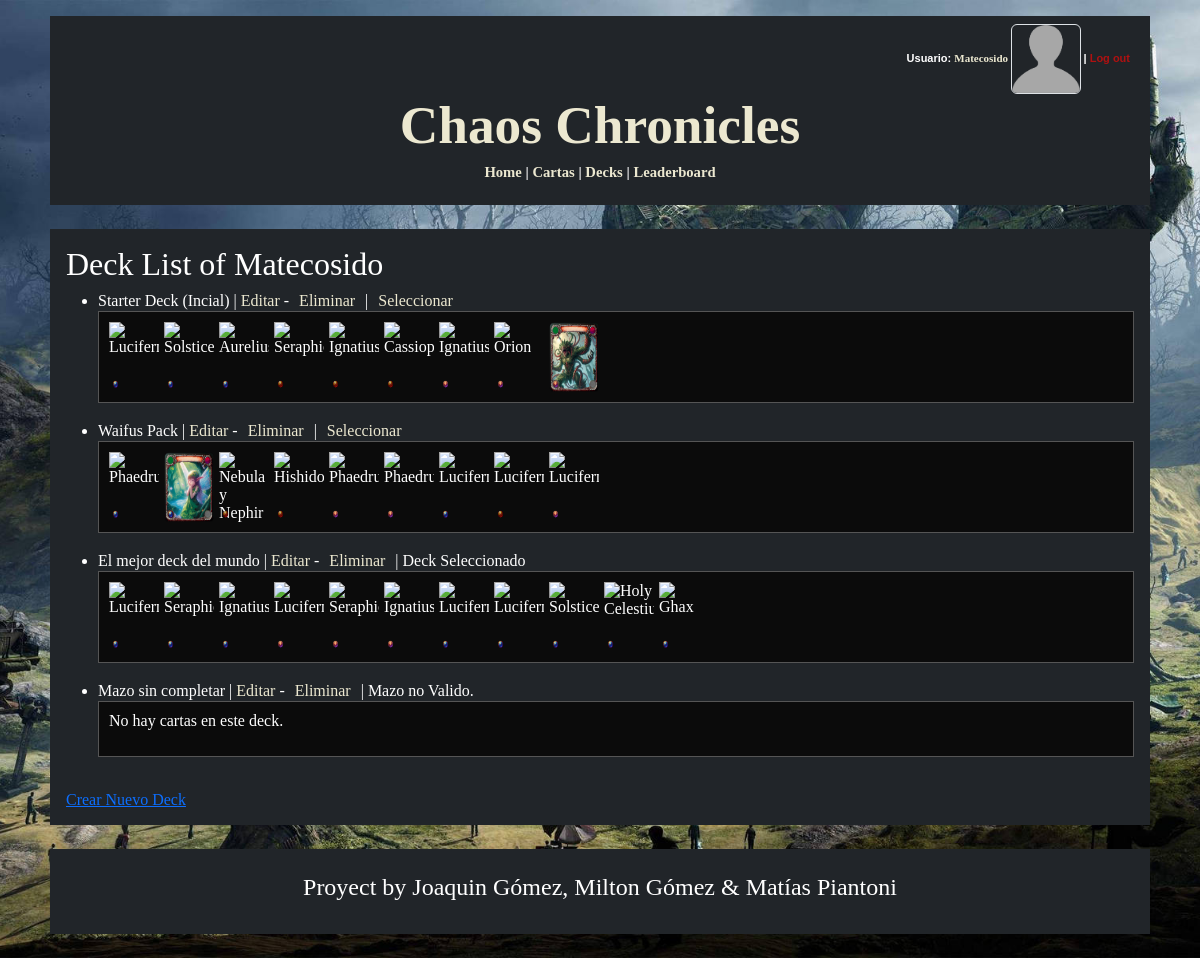
Screenshot of /decks/ (signed in) with the database file from the repository.
### logica/models.py (models this page shows, shortened)
class Jugador(AbstractUser):
    ScoreTotal = models.SmallIntegerField(default=0)
    PartidasGanadas = models.IntegerField(default=0)
    PartidasPerdidas = models.IntegerField(default=0)
    Decks = models.ManyToManyField(Deck, blank=True)
    FotoPerfil = models.ImageField(blank=True, upload_to='perfilimages/')
    deck_seleccionado = models.ForeignKey('Deck', on_delete=models.SET_NULL, null=True, blank=True, related_name='jugador_seleccionado')
    def get_absolute_url(self):
        return reverse('user_profile', kwargs={'pk': self.pk})

class Deck(models.Model):
    Titulo = models.CharField(max_length=50)
    CantidadCartas = models.IntegerField(default=0, validators=[MinValueValidator(9), MaxValueValidator(21)])
    CantCirculo = models.SmallIntegerField(default=0)
    CantCuadrado = models.SmallIntegerField(default=0)
    CantTriangulo = models.SmallIntegerField(default=0)
    PartidasGanadas = models.SmallIntegerField(default=0)
    PartidasPerdidas = models.SmallIntegerField(default=0)
    PartidasTotales = models.SmallIntegerField(default=0)
    Winrate = models.DecimalField(max_digits=5, decimal_places=2, default=0.00)
    FechaDeCreacion = models.DateField(auto_now_add=True)
    BackImage = models.ImageField(blank=True, upload_to='backim/')
    Puntos = models.IntegerField(default=100)
    def get_absolute_url(self):
        return reverse('deck_detail', args=[str(self.id)])
    def validar(self):
        if (self.CantidadCartas > 21 or self.CantidadCartas < 9):
            return (False)
        elif (self.Puntos < 0):
            return (False)
        else: return (True)

class DeckCard(models.Model):
    TIPO_CHOICES = [
        ('ci', 'Circulo'),
        ('cu', 'Cuadrado'),
        ('tr', 'Triangulo'),
    ]
    deck = models.ForeignKey(Deck, on_delete=models.CASCADE)
    carta = models.ForeignKey(Carta, on_delete=models.CASCADE)
    tipo = models.CharField(max_length=2, choices=TIPO_CHOICES)
    imagenTipo = models.ImageField(blank=True, upload_to='tipes/')

### logica/views.py (the view, shortened to what this page needs)
# urls.py: path('decks/', login_required(DeckListView.as_view()), name='deck_list'),
class DeckListView(LoginRequiredMixin, ListView):
    model = Deck
    template_name = 'deck_list.html'
    context_object_name = 'decks'
    def get_queryset(self):
        usuario = self.request.user
        decks = usuario.Decks.all()
        return decks
    def get_context_data(self, **kwargs):
        context = super().get_context_data(**kwargs)
        context['deck_seleccionado'] = self.request.user.deck_seleccionado if hasattr(self.request.user, 'deck_seleccionado') else None
        return context

### logica/templates/deck_list.html (shortened to what this page needs)
{% extends "base_generic.html" %}
{% block content %}
    <body>
        <h2>Deck List of {{ user.username }}</h2>
        {% if decks %}
            <ul>
                {% for deck in decks %}
                    <li>
                        {{ deck.Titulo }}
                        |
                        <a href="{{ deck.get_absolute_url }}" class = "menu-buttons"> Editar </a>
                        -
                        <form action="{% url 'eliminar_deck' deck.id %}" method="post" style="display:inline;">
                            <button type="submit" class="menu-buttons">Eliminar</button>
                        </form>
                        |
                        {% if deck_seleccionado != deck %}
                            {% if deck.validar %}
                                <form method="post" style="display:inline;">{% csrf_token %}
                                    <button type="submit" class="menu-buttons">Seleccionar</button>
                                </form>
                            {% else %}
                                Mazo no Valido.
                            {% endif %}
                        {% else %}
                            Deck Seleccionado
                        {% endif %}
                        <div class="container-card">
                            <div class="deck-cards">
                                {% for deck_card in deck.deckcard_set.all %}
                                    <span class="card-item">
                                        <div class="card-container" style="position: relative; width: 50px; height: 70px;">
                                            <div class="overlay" style="position: absolute; top: 3px; left: -3px; width: 100%; height: 100%;">
                                                <img src="/media/{{ deck_card.imagenTipo }}" class="mx-auto d-block p-1" style="width: 50px; height: 70px;">
                                            </div>
                                        </div>
                                    </span>
                                {% empty %}
                                    <p>No hay cartas en este deck.</p>
                                {% endfor %}
                            </div>
                        </div>
                    </li>
                    <br>
                {% endfor %}
            </ul>
        {% else %}
            <p>No hay decks asociados al jugador.</p>
        {% endif %}
        <a href="{% url 'deck_create' %}">Crear Nuevo Deck</a>
    </body>
{% endblock %}

### logica/templates/base_generic.html (shortened to what this page needs)
<!DOCTYPE html>
<html lang="en">
    <head>
        <link href="https://cdn.jsdelivr.net/npm/bootstrap@5.3.3/dist/css/bootstrap.min.css" rel="stylesheet">
    </head>
    <body>
        <div class = "custom-container p-2 mt-3 bg-dark text-white">
            <div class = "menu">
                <div class = "container-fluid bg-dark text-white">
                    <div class="row">
                        <div class="col-sm-12">
                            <nav>
                                {% if user.is_authenticated %}
                                    <div class = "log-bar">
                                        Usuario: <a href="{{ user.get_absolute_url }}" style="font:bold 11px Georgia" class = "menu-buttons">{{ user.get_username }}
                                        {% if user.FotoPerfil %}
                                            <img src="{{ user.FotoPerfil.url }}" alt="Foto de Perfil" class="rounded" style="height:70px; width:70px;">
                                        {% else %}
                                            <img src="/media/perfilimages/default-profile.png" alt="Foto de Perfil" class="rounded border" style="height:70px; width:70px;">
                                        {% endif %}
                                        </a>
                                        |
                                        <form action="{% url 'logout' %}" method="post" class = "logout-form"> {% csrf_token %}
                                            <button type="submit" class="logout-button">Log out</button>
                                        </form>
                                    </div>
                                {% else %}
                                    <p class = "log-bar"><a class = "menu-buttons" href="{% url 'login' %}">Log in</a> or <a class = "menu-buttons" href="{% url 'register' %}">Register</a></p>
                                {% endif %}
                            </nav>
                        </div>
                    </div>
                </div>
                <div class="row">
                    <div class = "col-sm-12">
                        <h1 class="title"><a href="{% url 'home' %}" class = "menu-buttons">Chaos Chronicles</a></h1>
                    </div>
                </div>
                <div class="row">
                    <div class = "col-sm-12">
                        <nav class = "menu-items">
                            <p>
                                <a href="{% url 'home' %}" class = "menu-buttons"> Home</a> |
                                <a href="{% url 'carta_list' %}" class = "menu-buttons"> Cartas</a>
                                {% if user.is_authenticated %}
                                    |
                                    <a href="{% url 'deck_list' %}" class = "menu-buttons"> Decks</a> |
                                    <a href="{% url 'leaderboard' %}" class = "menu-buttons"> Leaderboard </a>
                                {% endif %}
                            </p>
                        </nav>
                    </div>
                </div>
            </div>
        </div>
        <div class = "custom-container p-3 my-4 bg-dark text-white">
            {% block content %}
            {% endblock %}
        </div>
        <div class = "custom-container p-4 my-4 bg-dark text-white">
            <h4 style = "text-align: center;"> Proyect by Joaquin Gómez, Milton Gómez & Matías Piantoni </h4>
        </div>
    </body>
</html>

### logica/templates/base_generic.html (style rules this page uses)
body { background-attachment: fixed; background-image: url("/media/media/bg1.jpg"); min-height: 100vh; width: 100%; background-position: center; background-repeat: no-repeat; background-size: cover; font: 12pt Georgia, "Times New Roman", Times, serif; }
.title { text-align: center; font: bold 40pt Georgia, "Times New Roman", Times, serif; }
.menu-items { text-align: center; font: bold 11pt Georgia, "Times New Roman", Times, serif; }
.menu-buttons { color: #ece8d0; text-decoration: none; background: none; border: none; }
.log-bar { text-align: right; font: bold 11px Arial; }
.logout-form { display: inline-block; margin: 0; }
.custom-container { max-width: 1100px; margin: auto; }
.logout-button { background: none; color: rgb(175, 17, 17); border: none; padding: 0; cursor: pointer; text-decoration: none; font: bold 11px Arial; }

### logica/templates/deck_list.html (style rules this page uses)
.container-card { display: flex; flex-wrap: wrap; align-items: flex-start; border: 1px solid rgb(85,85,85); background-color: #0b0b0b; padding: 10px; gap: 10px; }
.deck-cards { display: flex; flex-wrap: wrap; gap: 5px; }
.card-item { display: flex; align-items: center; justify-content: center; width: 50px; height: 70px; }
.card-item img { max-width: 100%; max-height: 100%; }

### rows the page displays
Jugador: get_username "Matecosido", username "Matecosido"
Deck: Titulo "Starter Deck (Incial)"
DeckCard: imagenTipo (picture)
DeckCard: imagenTipo (picture)
DeckCard: imagenTipo (picture)
DeckCard: imagenTipo (picture)
DeckCard: imagenTipo (picture)
DeckCard: imagenTipo (picture)
DeckCard: imagenTipo (picture)
DeckCard: imagenTipo (picture)
DeckCard: imagenTipo (picture)
Deck: Titulo "Waifus Pack"
DeckCard: imagenTipo (picture)
DeckCard: imagenTipo (picture)
DeckCard: imagenTipo (picture)
DeckCard: imagenTipo (picture)
DeckCard: imagenTipo (picture)
DeckCard: imagenTipo (picture)
DeckCard: imagenTipo (picture)
DeckCard: imagenTipo (picture)
DeckCard: imagenTipo (picture)
Deck: Titulo "El mejor deck del mundo", shows "Deck Seleccionado"
DeckCard: imagenTipo (picture)
DeckCard: imagenTipo (picture)
DeckCard: imagenTipo (picture)
DeckCard: imagenTipo (picture)
DeckCard: imagenTipo (picture)
DeckCard: imagenTipo (picture)
DeckCard: imagenTipo (picture)
DeckCard: imagenTipo (picture)
DeckCard: imagenTipo (picture)
DeckCard: imagenTipo (picture)
DeckCard: imagenTipo (picture)
Deck: Titulo "Mazo sin completar", CantidadCartas "Mazo no Valido."
